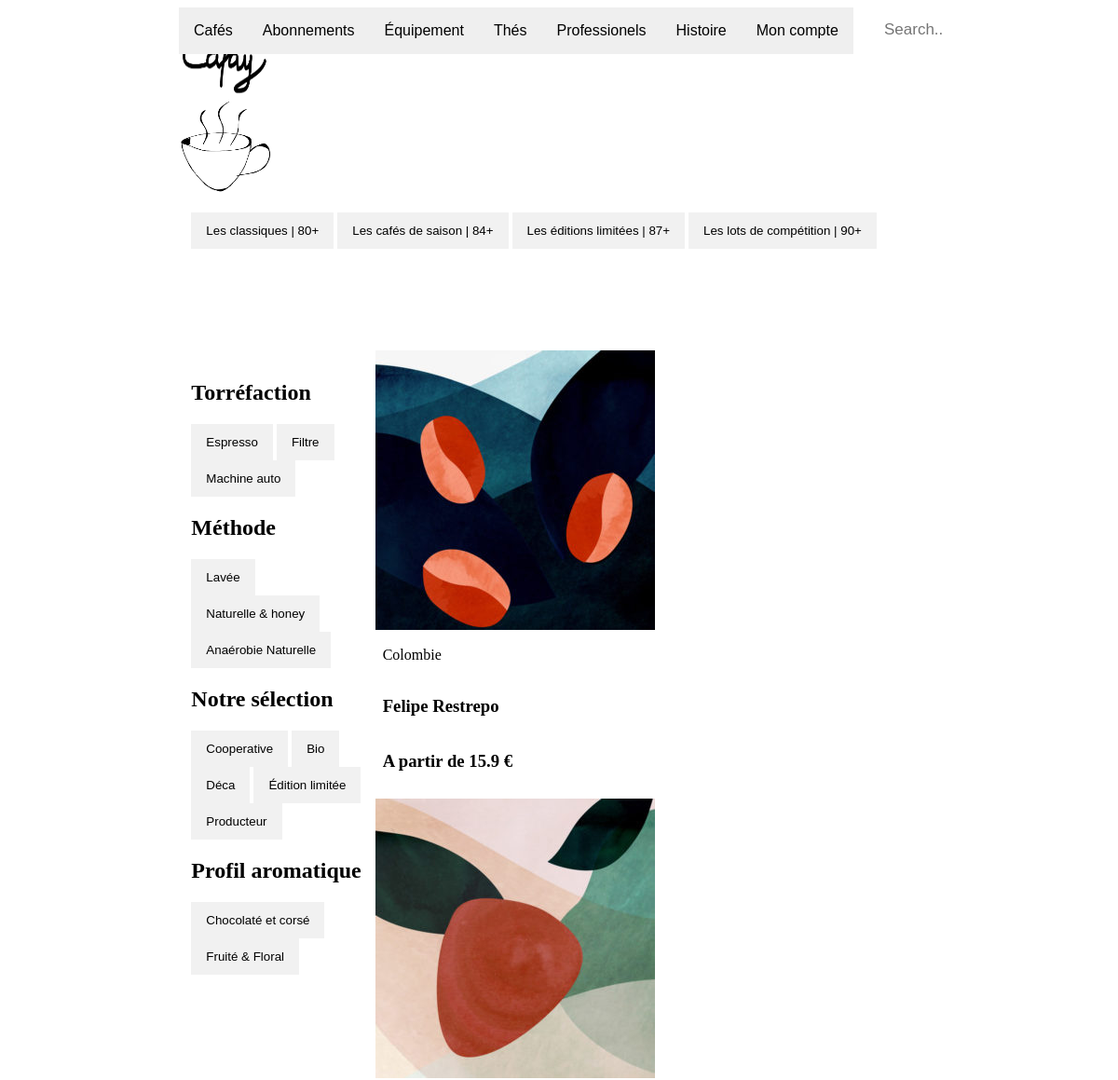
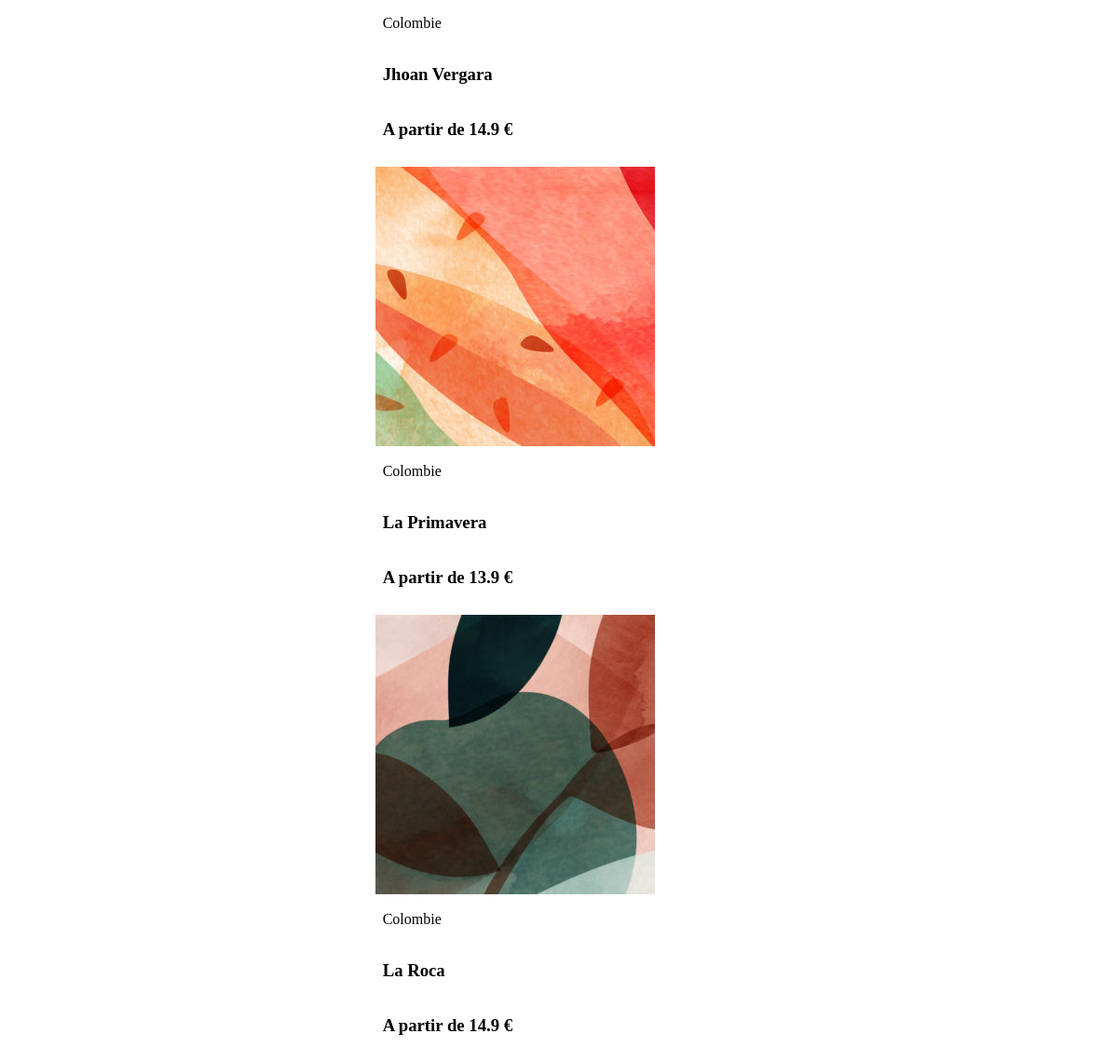
/Cafay-Boutique-shop.php, run on the app's committed database (2 pictures, top to bottom).
### tables this page shows
CREATE TABLE IF NOT EXISTS `coffee` (
  `productID` int NOT NULL AUTO_INCREMENT,
  `productImage` varchar(50) NOT NULL,
  `productName` varchar(50) NOT NULL,
  `productOrigin` varchar(50) NOT NULL,
  `productCategoryScore` varchar(50) NOT NULL,
  `productTorrefactionMethod` varchar(50) NOT NULL,
  `productWashingMethod` varchar(50) NOT NULL,
  `productProductionType` varchar(50) NOT NULL,
  `productScentProfile` varchar(50) NOT NULL,
  `productBasePrice` float NOT NULL,
  PRIMARY KEY (`productID`) USING BTREE
);

### Cafay-Boutique-shop-body.php (the view, shortened to what this page needs)
<html>
<div class="container">
  <div class="Product-filter">
    <div id="coffeeFilter">
      <button class="btn" onclick="filterSelection('classic80+')"> Les classiques | 80+</button>
      <button class="btn" onclick="filterSelection('seasonal84+')"> Les cafés de saison | 84+</button>
      <button class="btn" onclick="filterSelection('limitedEdition87+')"> Les éditions limitées | 87+</button>
      <button class="btn" onclick="filterSelection('competition90+')"> Les lots de compétition | 90+</button>
    </div>
  </div>
  <div class="Product-categories">
    <div id="coffeeFilter">
      <h2>Torréfaction</h2>
      <button class="btn" onclick="filterSelection('Espresso')"> Espresso</button>
      <button class="btn" onclick="filterSelection('Filtre')"> Filtre</button>
      <button class="btn" onclick="filterSelection('Machine auto')"> Machine auto</button>
      <h2>Méthode</h2>
      <button class="btn" onclick="filterSelection('Lavée')"> Lavée</button>
      <button class="btn" onclick="filterSelection('Naturelle & Honey')"> Naturelle & honey</button>
      <button class="btn onclick" onclick="filterSelection('Anaérobie Naturelle')"> Anaérobie Naturelle</button>
      <h2>Notre sélection</h2>
      <button class="btn" onclick="filterSelection('Cooperative')"> Cooperative</button>
      <button class="btn" onclick="filterSelection('Bio')"> Bio</button>
      <button class="btn" onclick="filterSelection('Déca')"> Déca</button>
      <button class="btn" onclick="filterSelection('Édition limitée')"> Édition limitée</button>
      <button class="btn onclick" onclick="filterSelection('producteur')"> Producteur</button>
      <h2>Profil aromatique</h2>
      <button class="btn" onclick="filterSelection('Chocolaté et corsé')"> Chocolaté et corsé</button>
      <button class="btn" onclick="filterSelection('Fruité & Floral')"> Fruité & Floral</button>
    </div>
  </div>
  <div class="Product-sliding">
  <?php
  require_once('connect.php');
  $sql = "SELECT productID FROM coffee";
  $query = $db->prepare($sql);
  $query->execute();
  $result = $query->fetchAll(PDO::FETCH_ASSOC);
  $idCount = count($result);
  for ($ids = 1; $ids <= $idCount; $ids++){
  $sql = "SELECT * FROM coffee WHERE productID=$ids";
  $query = $db->prepare($sql);
  $query->execute();
  $result = $query->fetchAll(PDO::FETCH_ASSOC);
    foreach ($result as $product) {
      ?>
    <div class="card" id="card"
    data-torrefaction="<?=$product['productTorrefactionMethod']?>"
    data-method="<?=$product['productWashingMethod']?>"
    data-selection="<?=$product['productProductionType']?>"
    data-aromatique="<?=$product['productScentProfile']?>">
    <img id="image<?= $product['productImage'] ?>" src="<?= $product['productImage'] ?>" height="300px" width="300px">
    <div class="containerCard">
    <p id="origin<?= $product['productOrigin'] ?>"><?= $product['productOrigin'] ?></p>
    <h3 id="nomProduit<?= $product['productName'] ?>"><?= $product['productName'] ?></h2>
    <h3 id="selectionBase<?= $product['productBasePrice'] ?>">A partir de <?= $product['productBasePrice'] ?> €</h3>
    </div>
    </div>
    <?php
    }
  }
  ?>
  </div>
</div>
</html>

### Cafay-Boutique-header.php (style rules this page uses)
.container { display: grid; grid-template-columns: repeat(5, 1fr); grid-template-rows: 1fr; gap: 0px 0px; grid-auto-flow: row; grid-template-areas: "Logo Menus Menus Menus Searchbar-Panier"; }

### Cafay-Boutique-shop-body.php (style rules this page uses)
#coffeeFilter { margin-top: 20px; overflow: hidden; }
.btn { border: none; outline: none; padding: 12px 16px; background-color: #f1f1f1; cursor: pointer; }
.container { display: grid; grid-template-columns: 1fr 1fr 1fr 1fr 1fr 1fr; grid-template-rows: 0.5fr 1fr 1fr 1fr 1fr 1fr 1fr; gap: 0px 0px; grid-auto-flow: row; grid-template-areas: ". Product-filter Product-filter Product-filter Product-filter ." ". Product-categories Product-sliding Product-sliding Product-sliding ." ". Product-categories Product-sliding Product-sliding Product-sliding ." ". Product-categories Product-sliding Product-sliding Product-sliding ." ". Product-categories Product-sliding Product-sliding Product-sliding ." ". . Product-sliding Product-sliding Product-sliding ." ". . Product-sliding Product-sliding Product-sliding ."; }
.Product-filter { grid-area: Product-filter; }
.Product-categories { grid-area: Product-categories; }
.Product-sliding { grid-area: Product-sliding; }
.Product-sliding { display: flex; height: fit-content; width: fit-content; flex-wrap: wrap; flex-direction: row; justify-content: flex-start; }
.card { display: flex; flex-direction: column; padding-top: 8px; }
.containerCard { padding: 2px 8px; height: fit-content; width: 300px; display: flex; flex-direction: column; flex-wrap: wrap; justify-content: center; }

### data on the page
coffee: productImage (picture), productOrigin "Colombie", productName "Felipe Restrepo", productBasePrice "15.9"
coffee: productImage (picture), productOrigin "Colombie", productName "Jhoan Vergara", productBasePrice "14.9"
coffee: productImage (picture), productOrigin "Colombie", productName "La Primavera", productBasePrice "13.9"
coffee: productImage (picture), productOrigin "Colombie", productName "La Roca", productBasePrice "14.9"
